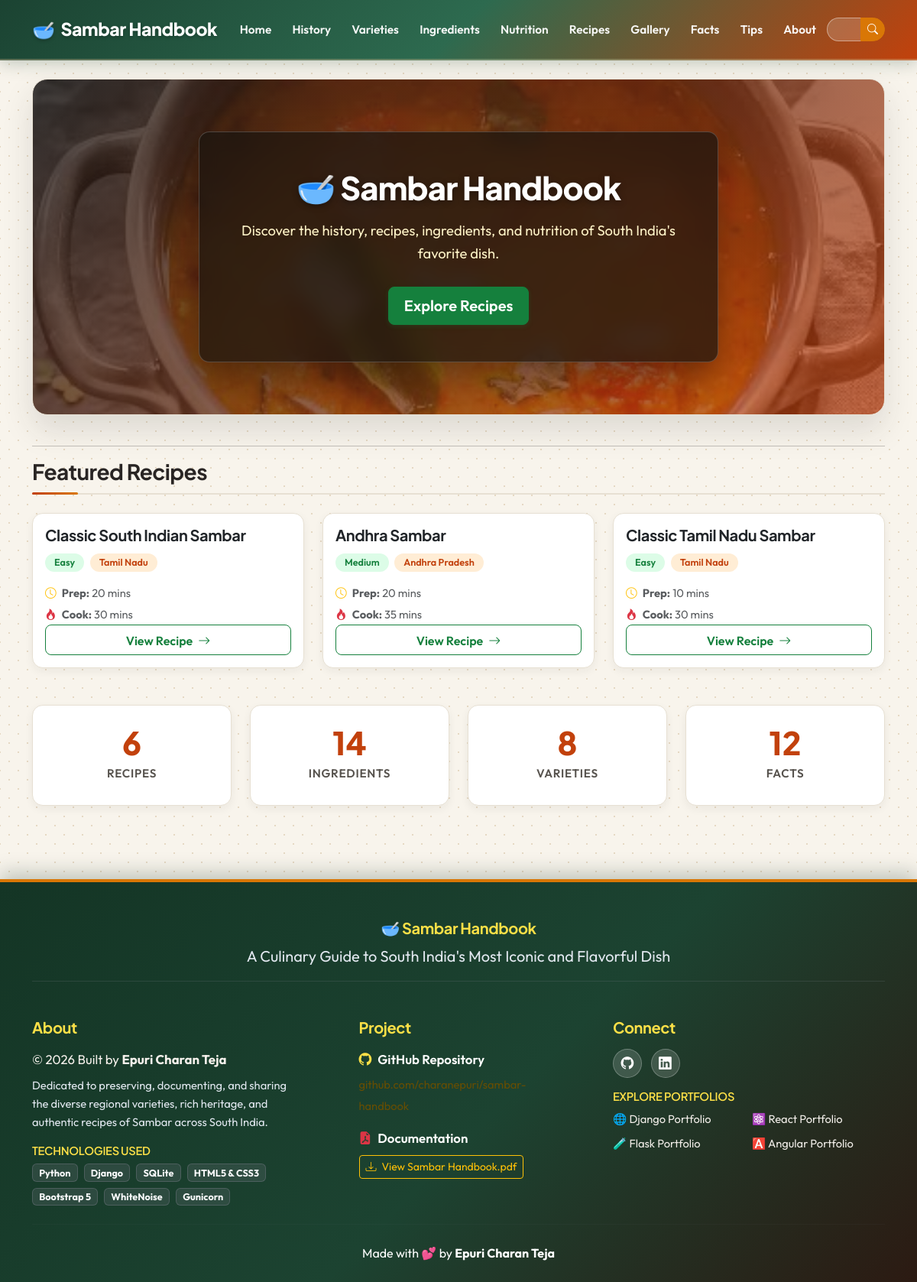
The page / on the database its author committed.
### handbook/models.py (models this page shows, shortened)
class Recipe(models.Model):
    DIFFICULTY_CHOICES = [
        ('Easy', 'Easy'),
        ('Medium', 'Medium'),
        ('Hard', 'Hard'),
    ]
    title = models.CharField(max_length=100)
    state = models.ForeignKey(
        StateVariety,
        on_delete=models.SET_NULL,
        null=True,
        blank=True
    )
    ingredients = models.ManyToManyField(
        Ingredient,
        blank=True
    )
    preparation_time = models.IntegerField()
    cooking_time = models.IntegerField()
    instructions = models.TextField()
    difficulty = models.CharField(
        max_length=20,
        choices=DIFFICULTY_CHOICES
    )
    image = models.ImageField(
        upload_to='recipes/',
        blank=True,
        null=True
    )

class StateVariety(models.Model):
    state = models.CharField(max_length = 100)
    variety_name = models.CharField(max_length = 100)
    description = models.TextField()
    spice_level = models.CharField(max_length = 50)
    sweetness = models.CharField(max_length = 50)
    coconut_usage = models.CharField(max_length = 100)

### handbook/views.py (the view)
# urls.py: path('', views.home, name='home'),
def home(request):
    recipe_count = Recipe.objects.count()
    ingredient_count = Ingredient.objects.count()
    variety_count = StateVariety.objects.count()
    fact_count = Fact.objects.count()
    recipes = Recipe.objects.all()[:3]
    context = {
        'recipe_count': recipe_count,
        'ingredient_count': ingredient_count,
        'variety_count': variety_count,
        'fact_count': fact_count,
        'recipes': recipes
    }
    return render(
        request,
        'handbook/home.html',
        context
    )

### handbook/templates/handbook/home.html (shortened to what this page needs)
{% extends 'handbook/base.html' %}
{% load static %}
{% block content %}
<div class="hero">
    <div class="hero-content">
        <h1>🥣 Sambar Handbook</h1>
        <p>
            Discover the history, recipes,
            ingredients, and nutrition of
            South India's favorite dish.
        </p>
        <a href="{% url 'recipes' %}"
           class="btn btn-success btn-lg">
            Explore Recipes
        </a>
    </div>
</div>
<hr>
<h3 class="mb-4 section-header">Featured Recipes</h3>
<div class="row g-4 mb-5">
    {% for recipe in recipes %}
    <div class="col-md-4">
        <div class="card shadow h-100">
            <div class="card-body d-flex flex-column">
                <h5 class="card-title">{{ recipe.title }}</h5>
                <div>
                    <span class="badge badge-tag">
                        {{ recipe.difficulty }}
                    </span>
                    {% if recipe.state %}
                    <span class="badge badge-spice ms-1">
                        {{ recipe.state.state }}
                    </span>
                    {% endif %}
                </div>
                <div class="mt-3 text-muted small">
                    <p class="mb-1">
                        <i class="bi bi-clock me-1 text-warning"></i>
                        <strong>Prep:</strong> {{ recipe.preparation_time }} mins
                    </p>
                    <p class="mb-0">
                        <i class="bi bi-fire me-1 text-danger"></i>
                        <strong>Cook:</strong> {{ recipe.cooking_time }} mins
                    </p>
                </div>
                <a href="{% url 'recipe_detail' recipe.id %}"
                   class="btn btn-outline-success mt-auto pt-2">
                    View Recipe <i class="bi bi-arrow-right ms-1"></i>
                </a>
            </div>
        </div>
    </div>
    {% empty %}
    <div class="col-12">
        <div class="alert alert-info">
            No recipes available. Add recipes from the Admin Panel.
        </div>
    </div>
    {% endfor %}
</div>
<div class="row text-center mb-5 g-4">
    <div class="col-6 col-md-3">
        <div class="stat-card">
            <div class="stat-number">{{ recipe_count }}</div>
            <div class="stat-label">Recipes</div>
        </div>
    </div>
    <div class="col-6 col-md-3">
        <div class="stat-card">
            <div class="stat-number">{{ ingredient_count }}</div>
            <div class="stat-label">Ingredients</div>
        </div>
    </div>
    <div class="col-6 col-md-3">
        <div class="stat-card">
            <div class="stat-number">{{ variety_count }}</div>
            <div class="stat-label">Varieties</div>
        </div>
    </div>
    <div class="col-6 col-md-3">
        <div class="stat-card">
            <div class="stat-number">{{ fact_count }}</div>
            <div class="stat-label">Facts</div>
        </div>
    </div>
</div>
{% endblock %}

### handbook/static/handbook/css/style.css (style rules this page uses)
:root { --primary: #c2410c; --primary-hover: #9a3412; --primary-light: #ffedd5; --secondary: #d97706; --accent: #15803d; --accent-hover: #166534; --accent-light: #dcfce7; --dark: #1c1917; --dark-surface: #292524; --light-bg: #f8f4ec; --card-bg: #ffffff; --text-main: #292524; --text-muted: #57534e; --border-color: #e7e0d3; --shadow-sm: 0 4px 12px rgba(41, 37, 36, 0.06); --shadow-md: 0 10px 25px rgba(41, 37, 36, 0.09); --shadow-lg: 0 20px 40px rgba(41, 37, 36, 0.13); --radius-sm: 8px; --radius-md: 14px; --radius-lg: 20px; --radius-pill: 50px; --font-heading: 'Plus Jakarta Sans', system-ui, -apple-system, sans-serif; --font-body: 'Outfit', system-ui, -apple-system, sans-serif; }
body { background-color: var(--light-bg) !important; background-image: radial-gradient(#e5d8c3 0.85px, transparent 0.85px), radial-gradient(#e5d8c3 0.85px, var(--light-bg) 0.85px) !important; background-size: 24px 24px !important; background-position: 0 0, 12px 12px !important; color: var(--text-main); font-family: var(--font-body); font-size: 1.05rem; line-height: 1.65; -webkit-font-smoothing: antialiased; min-height: 100vh; display: flex; flex-direction: column; }
h1, h2, h3, h4, h5, h6, .navbar-brand { font-family: var(--font-heading); font-weight: 700; color: var(--text-main); letter-spacing: -0.02em; }
.hero { position: relative; min-height: 440px; border-radius: var(--radius-lg); overflow: hidden; background: linear-gradient(135deg, rgba(28, 25, 23, 0.8) 0%, rgba(194, 65, 12, 0.7) 100%), url('../images/banner.jpg') center/cover no-repeat; display: flex; align-items: center; justify-content: center; margin-bottom: 2.5rem; box-shadow: var(--shadow-lg); border: 1px solid var(--border-color); }
.hero-content { background: rgba(24, 20, 16, 0.72) !important; backdrop-filter: blur(12px); -webkit-backdrop-filter: blur(12px); border: 1px solid rgba(255, 255, 255, 0.2); color: #ffffff; padding: 3rem 2.5rem; border-radius: var(--radius-md); text-align: center; max-width: 680px; box-shadow: 0 20px 45px rgba(0, 0, 0, 0.35); }
.hero-content h1 { color: #ffffff !important; font-size: 2.6rem; font-weight: 800; margin-bottom: 1rem; text-shadow: 0 2px 8px rgba(0,0,0,0.4); }
.hero-content p { font-size: 1.15rem; color: #fef3c7; margin-bottom: 1.75rem; }
.card { background-color: var(--card-bg) !important; border: 1px solid var(--border-color) !important; border-radius: var(--radius-md) !important; box-shadow: var(--shadow-sm) !important; transition: transform 0.25s cubic-bezier(0.165, 0.84, 0.44, 1), box-shadow 0.25s ease; overflow: hidden; }
.stat-card { border-radius: var(--radius-md); background: #ffffff; border: 1px solid var(--border-color); padding: 1.8rem 1rem; box-shadow: var(--shadow-sm); transition: transform 0.2s ease, box-shadow 0.2s ease; }
.stat-card .stat-number { font-size: 2.6rem; font-weight: 800; font-family: var(--font-heading); color: var(--primary); line-height: 1; margin-bottom: 0.4rem; }
.stat-card .stat-label { font-size: 0.95rem; font-weight: 600; text-transform: uppercase; letter-spacing: 0.05em; color: var(--text-muted); margin: 0; }
.btn-success { background-color: var(--accent) !important; border-color: var(--accent) !important; color: #fff !important; font-weight: 600; border-radius: var(--radius-sm); padding: 0.55rem 1.25rem; box-shadow: 0 2px 6px rgba(21, 128, 61, 0.2); transition: all 0.2s ease; }
.btn-outline-success { color: var(--accent) !important; border-color: var(--accent) !important; font-weight: 600; border-radius: var(--radius-sm); transition: all 0.2s ease; }
.badge-spice { background-color: var(--primary-light) !important; color: var(--primary) !important; font-weight: 600; padding: 0.35rem 0.75rem; border-radius: var(--radius-pill); }
.badge-tag { background-color: var(--accent-light) !important; color: var(--accent) !important; font-weight: 600; padding: 0.35rem 0.75rem; border-radius: var(--radius-pill); }
.section-header { position: relative; margin-bottom: 2rem; padding-bottom: 0.75rem; border-bottom: 2px solid var(--border-color); }
.section-header::after { content: ''; position: absolute; bottom: -2px; left: 0; width: 60px; height: 3px; background: linear-gradient(90deg, var(--primary), var(--secondary)); border-radius: var(--radius-pill); }

### rows shown on the page
Recipe: title "Classic South Indian Sambar", difficulty "Easy", state.state "Tamil Nadu", preparation_time "20", cooking_time "30"
Recipe: title "Andhra Sambar", difficulty "Medium", state.state "Andhra Pradesh", preparation_time "20", cooking_time "35"
Recipe: title "Classic Tamil Nadu Sambar", difficulty "Easy", state.state "Tamil Nadu", preparation_time "10", cooking_time "30"

### other values the page prints
{{ recipe_count }} "6"
{{ ingredient_count }} "14"
{{ variety_count }} "8"
{{ fact_count }} "12"
